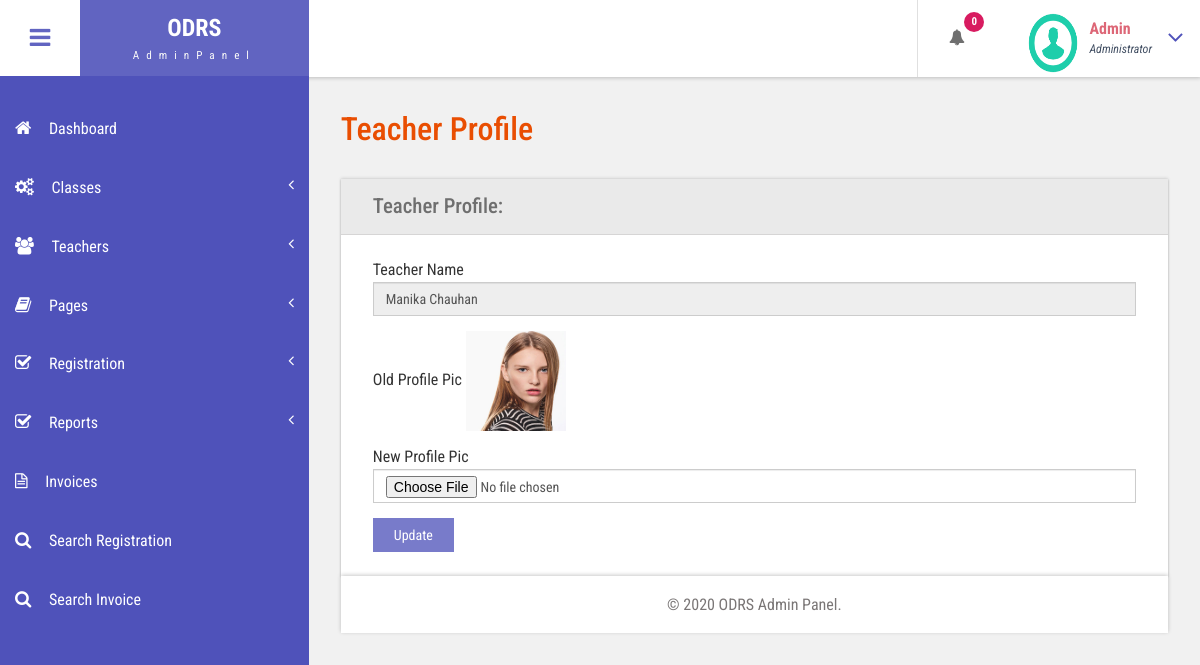
The app's page /odrs/admin/changeimage1.php?editid=1 (signed in) with its own data.
### tables this page shows
CREATE TABLE `tblteachers` (
  `ID` int(10) NOT NULL,
  `Classid` int(5) DEFAULT NULL,
  `Name` varchar(200) DEFAULT NULL,
  `MobileNumber` bigint(10) DEFAULT NULL,
  `Email` varchar(200) DEFAULT NULL,
  `ProfilePic` varchar(200) DEFAULT NULL,
  `JoiningDate` timestamp NULL DEFAULT current_timestamp()
);

### odrs/admin/changeimage1.php (the view, shortened to what this page needs)
<?php
include('includes/dbconnection.php');
if (strlen($_SESSION['odrsaid']==0)) {
  header('location:logout.php');
  } else{
  ?>
<!DOCTYPE HTML>
<html>
<head>
<link href="css/bootstrap.css" rel='stylesheet' type='text/css' />
<link href="css/style.css" rel='stylesheet' type='text/css' />
<link href="css/font-awesome.css" rel="stylesheet">
<link href="css/animate.css" rel="stylesheet" type="text/css" media="all">
<link href="css/custom.css" rel="stylesheet">
</head>
<body class="cbp-spmenu-push">
	<div class="main-content">
		 <?php include_once('includes/sidebar.php');?>
	 <?php include_once('includes/header.php');?>
		<div id="page-wrapper">
			<div class="main-page">
				<div class="forms">
					<h3 class="title1">Teacher Profile</h3>
					<div class="form-grids row widget-shadow" data-example-id="basic-forms">
						<div class="form-title">
							<h4>Teacher Profile:</h4>
						</div>
						<div class="form-body">
							<form method="post" enctype="multipart/form-data">
  <?php
 $tid=$_GET['editid'];
$ret=mysqli_query($con,"select * from  tblteachers where ID='$tid'");
while ($row=mysqli_fetch_array($ret)) {
?>
							 <div class="form-group"> <label for="exampleInputEmail1">Teacher Name</label> <input type="text" class="form-control" value="<?php  echo $row['Name'];?>" readonly="true"> </div>
							 <div class="form-group"> <label for="exampleInputEmail1">Old Profile Pic</label>  <img src="images/<?php  echo $row['ProfilePic'];?>" width="100" height="100"> </div>
							 <div class="form-group"> <label for="exampleInputEmail1">New Profile Pic</label>    <input type="file" class="form-control" name="image" value="" required="true"> </div>
							 <?php } ?>
							  <button type="submit" name="submit" class="btn btn-default">Update</button> </form>
						</div>
					</div>
			</div>
		</div>
		 <?php include_once('includes/footer.php');?>
	</div>
</body>
</html>
<?php } ?>

### odrs/admin/includes/header.php (shortened to what this page needs)
<div class="sticky-header header-section ">
      <div class="header-left">
        <button id="showLeftPush"><i class="fa fa-bars"></i></button>
        <div class="logo">
          <a href="index.html">
            <h1>ODRS</h1>
            <span>AdminPanel</span>
          </a>
        </div>
      </div>
      <div class="header-right">
        <div class="profile_details_left">
          <ul class="nofitications-dropdown">
            <?php
$ret1=mysqli_query($con,"select * from  tblregistration where Status is null");
$num=mysqli_num_rows($ret1);
?>
            <li class="dropdown head-dpdn">
              <a href="#" class="dropdown-toggle" data-toggle="dropdown" aria-expanded="false"><i class="fa fa-bell"></i><span class="badge blue"><?php echo $num;?></span></a>
            </li>
          </ul>
          <div class="clearfix"> </div>
        </div>
        <div class="profile_details">
        <?php
$adid=$_SESSION['odrsaid'];
$ret=mysqli_query($con,"select AdminName from tbladmin where ID='$adid'");
$row=mysqli_fetch_array($ret);
$name=$row['AdminName'];
?>
          <ul>
            <li class="dropdown profile_details_drop">
              <a href="#" class="dropdown-toggle" data-toggle="dropdown" aria-expanded="false">
                <div class="profile_img">
                  <span class="prfil-img"><img src="images/download (1).png" alt="" width="50" height="60"> </span>
                  <div class="user-name">
                    <p><?php echo $name; ?></p>
                    <span>Administrator</span>
                  </div>
                  <i class="fa fa-angle-down lnr"></i>
                  <div class="clearfix"></div>
                </div>
              </a>
            </li>
          </ul>
        </div>
      </div>
      <div class="clearfix"> </div>
    </div>

### odrs/admin/css/style.css (style rules this page uses)
h4, h5, h6, h1, h2, h3 { margin: 0; }
ul, ol { margin: 0; }
p { margin: 0; }
html, body { font-family: 'Roboto Condensed', sans-serif; font-size: 100%; overflow-x: hidden; background: #fff; }
body a { transition: 0.5s all ease; -webkit-transition: 0.5s all ease; -moz-transition: 0.5s all ease; -o-transition: 0.5s all ease; -ms-transition: 0.5s all ease; text-decoration:none; }
h1,h2,h3,h4,h5,h6 { margin:0; }
p { margin:0; }
ul,label { margin:0; padding:0; }
.main-content { position: relative; }
.sticky-header { position: fixed; top: 0; left:0px; width: 100%; z-index: 100; }
.header-section { background:#FFF; box-shadow: 1px 1px 4px rgba(0, 0, 0, 0.21); -webkit-box-shadow: 1px 1px 4px rgba(0, 0, 0, 0.21); -moz-box-shadow: 1px 1px 4px rgba(0, 0, 0, 0.21); -o-box-shadow: 1px 1px 4px rgba(0, 0, 0, 0.21); }
.header-section::after { clear: both; display: block; content: ''; }
.header-left { float: left; width: 45%; }
.header-right { float: right; }
button#showLeftPush { font-size: 1.5em; width: 80px; padding: 0.87em 0; text-align: center; cursor: pointer; float: left; color: #6F6F6F; -moz-transition: all 0.2s ease-out 0s; -webkit-transition: all 0.2s ease-out 0s; transition: all 0.2s ease-out 0s; border: none; background-color: #fff; outline:none; }
.cbp-spmenu-push { overflow-x: hidden; position: relative; }
.cbp-spmenu, .cbp-spmenu-push { -webkit-transition: all 0.3s ease; -moz-transition: all 0.3s ease; transition: all 0.3s ease; }
.cbp-spmenu-push div#page-wrapper { margin: 0 0 0 19.3em; transition:.5s all; -webkit-transition:.5s all; -moz-transition:.5s all; }
.fa { display: inline-block; font-family: FontAwesome; font-style: normal; font-weight: normal; line-height: 1; -webkit-font-smoothing: antialiased; -moz-osx-font-smoothing: grayscale; }
.logo { background: #6164C1; text-align: center; float: left; }
.logo a { padding: 0.9em 3.3em .7em; display: block; text-decoration: none; }
.logo a h1 { color: #fff; font-size: 1.5em; line-height: 1.2em; font-weight: 700; }
.logo a span { color: #F8F8F8; font-size: .7em; text-align: center; letter-spacing: 7px; }
.profile_details_left { float: left; }
li.dropdown.head-dpdn { display: inline-block; padding: 1.7em 0; border-left: 1px solid #E0E0E0; float: left; }
li.dropdown.head-dpdn a.dropdown-toggle { padding: 1.7em 2em; }
i.fa.fa-bell { color:#6F6F6F; }
.header-right span.badge { font-size: 11px; font-weight: bold; color: #FFF; background: #8BC34A; line-height: 15px; width: 20px; height: 20px; border-radius: 2em; -webkit-border-radius: 2em; -moz-border-radius: 2em; -o-border-radius: 2em; text-align: center; display: inline-block; position: absolute; top: 16%; padding: 2px 0 0; }
.header-right span.blue { background-color:#D81B60; }
.profile_details { float: right; }
.profile_details_drop a.dropdown-toggle { display:block; padding: 0.8em 3em 0 2em; }
.profile_img span.prfil-img { float:left; }
.user-name { float:left; margin-top:8px; margin-left:11px; height:35px; }
.profile_details ul li { list-style-type:none; position:relative; }
.profile_details li a i.fa.lnr { position: absolute; top: 34%; right: 8%; color: #4F52BA; font-size: 1.6em; }
.user-name p { font-size:1em; color:#DD6777; line-height:1em; font-weight:700; }
.user-name span { font-size: .75em; font-style: italic; color: #424f63; font-weight: normal; margin-top: .3em; }
.charts,.row { margin: 2em 0 0; }
.widget-shadow { background-color: #fff; box-shadow: 0 -1px 3px rgba(0,0,0,.12),0 1px 2px rgba(0,0,0,.24); -webkit-box-shadow: 0 -1px 3px rgba(0,0,0,.12),0 1px 2px rgba(0,0,0,.24); -moz-box-shadow: 0 -1px 3px rgba(0,0,0,.12),0 1px 2px rgba(0,0,0,.24); }
h3.title1 { font-size: 2em; color: #e94e02; margin-bottom: 0.8em; }
.forms h3.title1 { margin-bottom:0; }
.forms h4 { font-size: 1.3em; color: #6F6F6F; }
.form-title { padding: 1em 2em; background-color: #EAEAEA; border-bottom: 1px solid #D6D5D5; }
.form-body { padding: 1.5em 2em; }
.forms label { font-weight: 400; }
.form-control { border-radius: inherit; }
.forms button.btn.btn-default { background-color: rgba(97, 100, 193, 0.85); color: #fff; padding: .5em 1.5em; border: none; outline:none; border-radius: inherit; }

### odrs/admin/css/custom.css (style rules this page uses)
#page-wrapper { padding:7em 2em 2.5em; background-color: #F1F1F1; }

### records on screen
tblteachers: Name "Manika Chauhan", ProfilePic (picture)

### other values on screen
$num "0"
$name "Admin"
